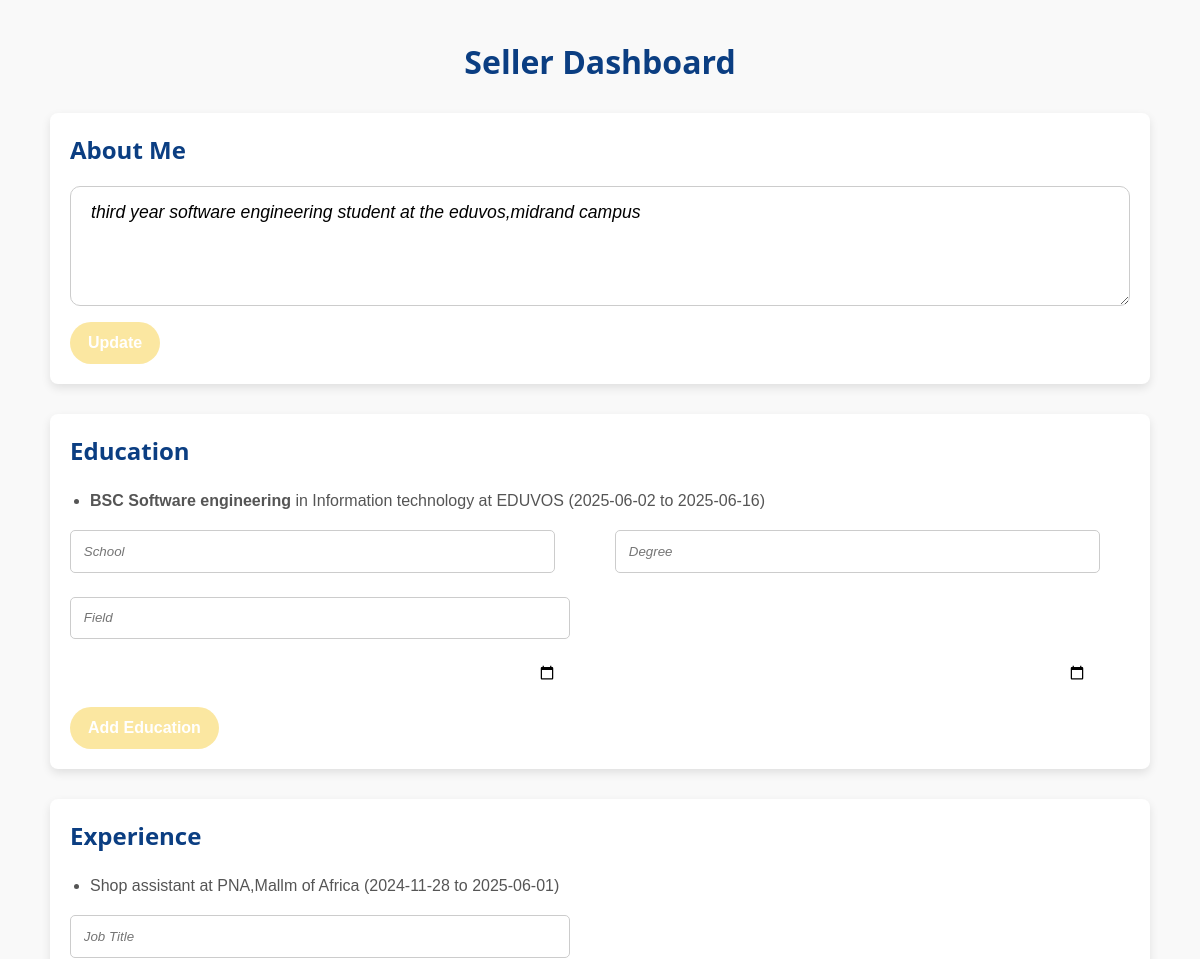
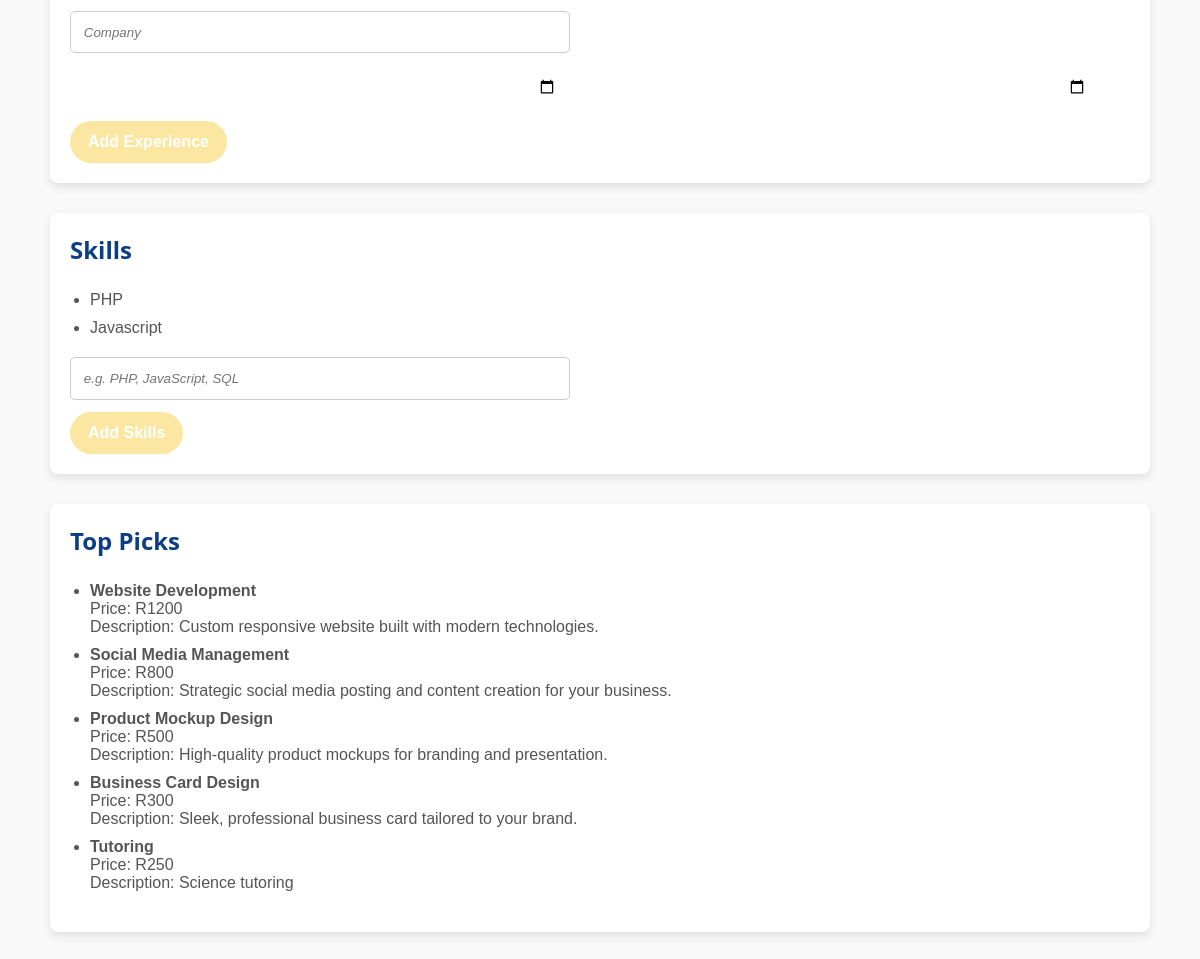
Screenshot of /PHP/Seller_Dashboard_Profile.php (signed in) with the database file from the repository (2 pictures, top to bottom).
### tables this page shows
CREATE TABLE `users` (
  `user_id` int(11) NOT NULL,
  `fname` varchar(250) DEFAULT NULL,
  `lname` varchar(250) DEFAULT NULL,
  `about_me` text NOT NULL,
  `email` varchar(250) DEFAULT NULL,
  `username` varchar(250) NOT NULL,
  `phone_num` varchar(15) DEFAULT NULL,
  `user_password` varchar(250) NOT NULL,
  `role` enum('buyer','seller','admin') NOT NULL,
  `profile_image` varchar(255) DEFAULT NULL,
  `created_at` timestamp NOT NULL DEFAULT current_timestamp(),
  `updated_at` timestamp NOT NULL DEFAULT current_timestamp() ON UPDATE current_timestamp()
);

CREATE TABLE `education` (
  `education_id` int(11) NOT NULL,
  `school` varchar(255) DEFAULT NULL,
  `degree` varchar(100) DEFAULT NULL,
  `field_of_study` varchar(100) DEFAULT NULL,
  `start_date` date DEFAULT NULL,
  `end_date` date DEFAULT NULL
);

CREATE TABLE `experience` (
  `experience_id` int(11) NOT NULL,
  `title` varchar(100) DEFAULT NULL,
  `company` varchar(255) DEFAULT NULL,
  `start_date` date DEFAULT NULL,
  `end_date` date DEFAULT NULL
);

CREATE TABLE `skills` (
  `skills_id` int(11) NOT NULL,
  `title` text DEFAULT NULL,
  `description` text DEFAULT NULL,
  `proficiency` int(11) DEFAULT NULL
);

CREATE TABLE `items` (
  `item_id` int(11) NOT NULL,
  `user_id` int(11) NOT NULL,
  `name` varchar(150) NOT NULL,
  `price` float DEFAULT NULL,
  `description` text DEFAULT NULL,
  `category` text DEFAULT NULL,
  `product_type` enum('good','service') NOT NULL,
  `image_path` varchar(255) DEFAULT NULL
);

### htdocs/PHP/Seller_Dashboard_Profile.php (the view, shortened to what this page needs)
<?php
require_once('../Configurations/Config_db.php');
$user_id = $_SESSION['user_id'];
$seller_id = null;
$seller_query = $conn->prepare("SELECT seller_id FROM seller_details WHERE user_id = ?");
$seller_query->bind_param("i", $user_id);
$seller_query->execute();
$seller_query->bind_result($seller_id);
$top_picks_query = $conn->prepare("SELECT item_id, name, price, description FROM items ORDER BY price DESC LIMIT 5");
$top_picks_query->execute();
$top_picks = $top_picks_query->get_result();
$user_query = $conn->prepare("SELECT about_me FROM users WHERE user_id = ?");
$user_query->bind_param("i", $user_id);
$user_query->execute();
$user_result = $user_query->get_result()->fetch_assoc();
$edu_query = $conn->prepare("
    SELECT e.*
    FROM user_education ue
    JOIN education e ON ue.education_id = e.education_id
    WHERE ue.user_id = ?");
$edu_query->bind_param("i", $user_id);
$edu_query->execute();
$educations = $edu_query->get_result();
$exp_query = $conn->prepare("
    SELECT ex.*
    FROM user_experience ue
    JOIN experience ex ON ue.experience_id = ex.experience_id
    WHERE ue.user_id = ?");
$exp_query->bind_param("i", $user_id);
$exp_query->execute();
$experiences = $exp_query->get_result();
$skills_query = $conn->prepare("
    SELECT s.title
    FROM seller_skills ss
    JOIN skills s ON ss.skills_id = s.skills_id
    WHERE ss.seller_id = ?");
$skills_query->bind_param("i", $seller_id);
$skills_query->execute();
$skills = $skills_query->get_result();
?>
<!DOCTYPE html>
<html>
<head>
     <link rel="stylesheet" href="../CSS/Seller_Dashboard.css" />
</head>
<body>
<h1>Seller Dashboard</h1>
<section>
    <h2>About Me</h2>
    <form method="POST" action="update_profile.php">
        <textarea name="about_me" rows="4" cols="60"><?php echo htmlspecialchars($user_result['about_me'] ?? ''); ?></textarea><br>
        <input type="submit" value="Update">
    </form>
</section>
<section>
    <h2>Education</h2>
    <ul>
        <?php while ($edu = $educations->fetch_assoc()): ?>
            <li><strong><?= htmlspecialchars($edu['degree']) ?></strong> in <?= htmlspecialchars($edu['field_of_study']) ?> at <?= htmlspecialchars($edu['school']) ?> (<?= htmlspecialchars($edu['start_date']) ?> to <?= htmlspecialchars($edu['end_date']) ?>)</li>
        <?php endwhile; ?>
    </ul>
    <form method="POST" action="add_education.php">
        <div class="text-inputs">
        <input name="school" placeholder="School" type="text"><br>
        <input name="degree" placeholder="Degree" type="text"><br>
        </div>
        <input name="field_of_study" placeholder="Field" type="text">
        <br>
        <div class="date-inputs">
        <input name="start_date" type="date">
        <input name="end_date" type="date"><br>
        </div>
        <button>Add Education</button>
    </form>
</section>
<section>
    <h2>Experience</h2>
    <ul>
        <?php while ($exp = $experiences->fetch_assoc()): ?>
            <li><?= htmlspecialchars($exp['title']) ?> at <?= htmlspecialchars($exp['company']) ?> (<?= htmlspecialchars($exp['start_date']) ?> to <?= htmlspecialchars($exp['end_date']) ?>)</li>
        <?php endwhile; ?>
    </ul>
    <form name = "Experience" method="POST" action="add_experience.php">
        <input name="title" placeholder="Job Title" type="text"><br>
        <input name="company" placeholder="Company" type="text"><br>
        <div class="date-inputs">
        <input name="start_date" type="date">
        <input name="end_date" type="date"><br>
        </div>
        <button>Add Experience</button>
    </form>
</section>
<section>
    <h2>Skills</h2>
    <ul>
        <?php while ($skill = $skills->fetch_assoc()): ?>
            <li><?= htmlspecialchars($skill['title']) ?></li>
        <?php endwhile; ?>
    </ul>
    <form method="POST" action="add_skills.php">
        <input name="skills" placeholder="e.g. PHP, JavaScript, SQL" type="text"><br>
        <button>Add Skills</button>
    </form>
</section>
<section>
  <h2>Top Picks</h2>
  <ul>
    <?php while ($top = $top_picks->fetch_assoc()): ?>
      <li>
        <strong><?= htmlspecialchars($top['name']) ?></strong><br />
        Price: R<?= htmlspecialchars($top['price']) ?><br />
        Description: <?= htmlspecialchars($top['description']) ?><br />
      </li>
    <?php endwhile; ?>
  </ul>
</section>
</body>
</html>

### htdocs/CSS/Seller_Dashboard.css (style rules this page uses)
* { margin: 0; padding: 0; box-sizing: border-box; font-family: 'Arial', sans-serif; }
body { background-color: #f9f9f9; padding: 40px; color: #333; margin-left: 10px; margin-right: 10px; }
h1 { text-align: center; margin-bottom: 30px; font-family: 'Open Sans', Arial, sans-serif; font-weight: 700; color: #0b3e82; }
section { background: white; padding: 20px; margin-bottom: 30px; box-shadow: 0 4px 10px rgba(0,0,0,0.1); border-radius: 8px; }
section h2 { font-family: 'Open Sans', Arial, sans-serif; font-weight: 700; color: #0b3e82; margin-bottom: 15px; padding-bottom: 5px; text-decoration: none; }
ul { list-style-type: disc; margin-left: 20px; margin-bottom: 15px; color: #555; }
li { padding: 5px 0; }
form textarea { width: 100%; padding: 15px 20px; margin-bottom: 12px; border-radius: 10px; border: 1.5px solid #ccc; font-family: Arial, sans-serif; font-size: 1.1rem; font-style: italic; transition: border-color 0.3s ease; box-sizing: border-box; }
form textarea { resize: vertical; min-height: 120px; }
input[type="text"] { width:500px; padding:0.8rem; margin-bottom: 12px; border-radius: 5px; border: 1.5px solid #ccc; }
input[type="text"]::placeholder { font-style: italic; }
input[name = "school"] { width:500px; padding:0.8rem; }
input[name = "degree"] { width:500px; padding:0.8rem; }
input[name = "field_of_study"] { width:500px; padding:0.8rem; margin-bottom: 12px; }
.date-inputs { display: flex; gap: 30px; margin-bottom: 12px; }
.text-inputs { display: flex; gap: 30px; margin-bottom: 12px; }
form input[type="date"] { flex: 1; padding: 10px 12px; border: 1.5px solid #fff; border-radius: 5px; font-family: 'Inter', Arial, sans-serif; font-size: 1rem; transition: border-color 0.3s ease; box-sizing: border-box; color:#fff; }
form button, form input[type="submit"] { background-color: #FBE7A1;; color: white; border: none; padding: 12px 18px; font-size: 1rem; border-radius: 30px; cursor: pointer; font-family: 'Poppins', sans-serif; font-weight: 600; transition: background-color 0.3s ease; }

### rows the page displays
users: about_me "third year software engineering student at the eduvos,midrand campus"
education: degree "BSC Software engineering", field_of_study "Information technology", school "EDUVOS", start_date "2025-06-02", end_date "2025-06-16"
experience: title "Shop assistant", company "PNA,Mallm of Africa", start_date "2024-11-28", end_date "2025-06-01"
skills: title "PHP"
skills: title "Javascript"
items: name "Website Development", price "1200", description "Custom responsive website built with modern technologies."
items: name "Social Media Management", price "800", description "Strategic social media posting and content creation for your business."
items: name "Product Mockup Design", price "500", description "High-quality product mockups for branding and presentation."
items: name "Business Card Design", price "300", description "Sleek, professional business card tailored to your brand."
items: name "Tutoring", price "250", description "Science tutoring"
